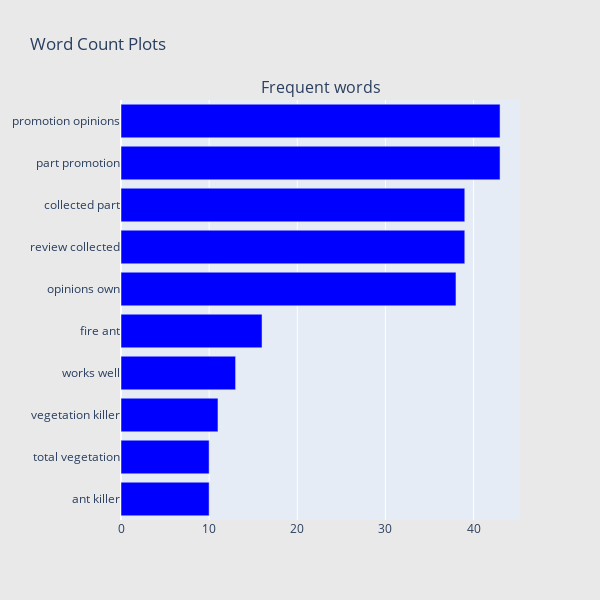

Notebook source saved alongside this figure:
### Code cell
## Get the bar chart from 5 rated reviews ##
freq_dict = defaultdict(int)
for sent in df_5["review_lower"]:
    for word in generate_ngrams(sent,2):
        freq_dict[word] += 1
fd_sorted = pd.DataFrame(sorted(freq_dict.items(), key=lambda x: x[1])[::-1])
fd_sorted.columns = ["word", "wordcount"]
trace0 = horizontal_bar_chart(fd_sorted.head(10), 'blue')

# Creating two subplots
fig = tools.make_subplots(rows=1, cols=1, vertical_spacing=0.04,
                          subplot_titles=["Frequent words"])
fig.append_trace(trace0, 1, 1)
#fig.append_trace(trace1, 1, 2)
fig['layout'].update(height=600, width=600, paper_bgcolor='rgb(233,233,233)', title="Word Count Plots")
py.iplot(fig, filename='word-plots');

### Figure 1 — Plotly figure (JSON) as saved in the notebook; plotly's stock layout.template omitted (floating-point values rounded to 4 significant figures)
{"data": [{"marker": {"color": "blue"}, "orientation": "h", "showlegend": false, "x": [10, 10, 11, 13, 16, 38, 39, 39, 43, 43], "xaxis": "x", "y": ["ant killer", "total vegetation", "vegetation killer", "works well", "fire ant", "opinions own", "review collected", "collected part", "part promotion", "promotion opinions"], "yaxis": "y", "type": "bar"}], "layout": {"annotations": [{"font": {"size": 16}, "showarrow": false, "text": "Frequent words", "x": 0.5, "xanchor": "center", "xref": "paper", "y": 1, "yanchor": "bottom", "yref": "paper"}], "height": 600, "paper_bgcolor": "rgb(233,233,233)", "title": {"text": "Word Count Plots"}, "width": 600, "xaxis": {"anchor": "y", "domain": [0, 1]}, "yaxis": {"anchor": "x", "domain": [0, 1]}}}
